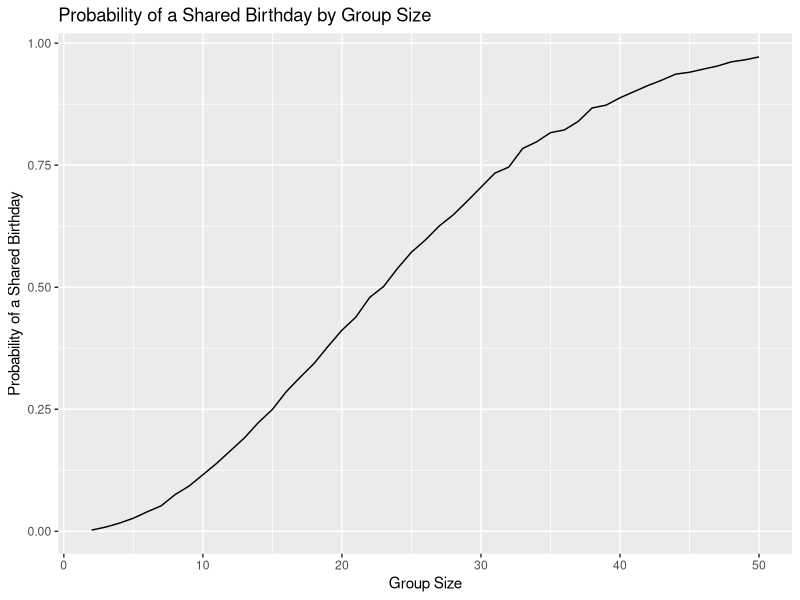

R code for this plot: (Note: this script raises an error after producing the figure.)
## ---- chunk 1
library(tidyverse)
set.seed(1)
## ---- chunk 2
#writing a function for a fixed group size
birthday_simulations = function(n) {
  birthdays = sample(1:365, size = n, replace = TRUE) 
  any(duplicated(birthdays))
}

#setting up 10,000 simulations for each group size between 2 and 50

birthday_simulations_df = 
  expand_grid(
    group_size = 2:50,
    iter = 1:10000
  ) |>
  mutate(
    shared_birthday = map(group_size, birthday_simulations)
  ) |>
  unnest(shared_birthday)

birthday_probabilities_df =
  birthday_simulations_df |>
  group_by(group_size) |>
  summarize(
    probability = mean(shared_birthday)
  )
## ---- chunk 3
# creating plot
birthday_probabilities_df |>
  ggplot(aes(x = group_size, y = probability)) +
  geom_line() +
  labs(
    title = "Probability of a Shared Birthday by Group Size",
    x = "Group Size",
    y = "Probability of a Shared Birthday"
  )
## ---- chunk 4
#importing csv files
longitudinal_arms_df = 
  tibble(
    files = list.files("data"),
    path = str_c("data/", files)
  ) |>
  mutate(
    data = map(path, read_csv)
  ) |>
  unnest(data)

#tidying data
longitudinal_tidy_df = 
  longitudinal_arms_df |>
  pivot_longer(
    cols = starts_with ("week_"),
    names_to = "week",
    values_to = "observation"
  ) |>
  separate(
    files, 
    into = c("arm", "subject_id"),
    sep = "_"
  ) |>
  mutate(
    subject_id = str_replace(subject_id, ".csv", ""),
    week = as.numeric(str_replace(week, "week_", ""))
  )
## ---- chunk 5
#Making the Spaghetti Plot
longitudinal_tidy_df |>
  ggplot(aes(x = week, y = observation,
             group = subject_id, color = arm)) +
  geom_point() +
  geom_path() +
  facet_grid(~arm, labeller = as_labeller(c(
    con = "Control",
    exp = "Experimental"
  ))) +
  scale_color_discrete(
    labels = c("Control", "Experimental")
  ) +
  labs(
    title = "Longitudinal Observations by Study Arm",
    x = "Week",
    y = "Observation",
    color = "Study Arm"
  )
